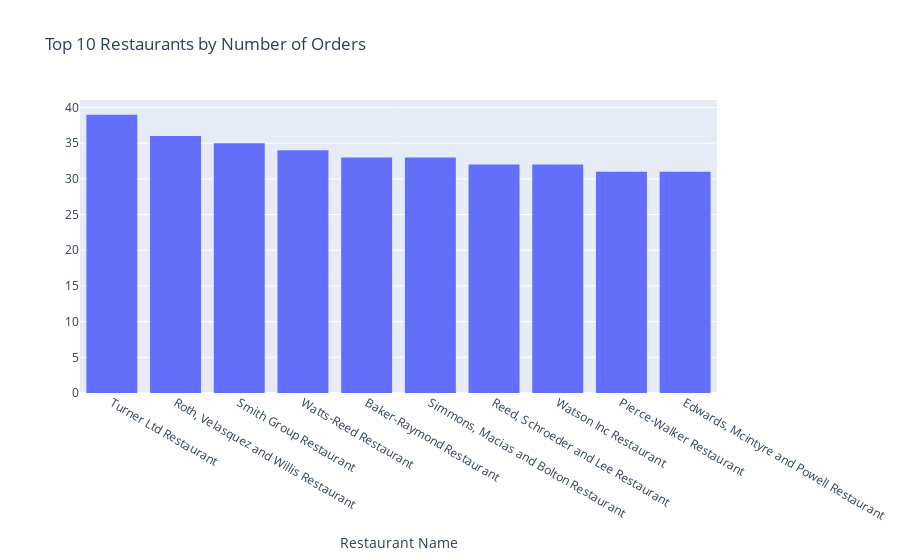

Notebook code cell kept with this figure:
### Code cell
fig1=px.histogram(data_frame=most_Freq.head(10), x='Restaurant_Name', y='Orders_Count',title='Top 10 Restaurants by Number of Orders ')
fig1.update_layout(xaxis_title='Restaurant Name',yaxis_title='')

### Figure 1 — Plotly figure (JSON) as saved in the notebook; plotly's stock layout.template omitted (floating-point values rounded to 4 significant figures)
{"data": [{"bingroup": "x", "histfunc": "sum", "hovertemplate": "Restaurant_Name=%{x}<br>sum of Orders_Count=%{y}<extra></extra>", "legendgroup": "", "marker": {"color": "#636efa", "pattern": {"shape": ""}}, "name": "", "orientation": "v", "showlegend": false, "type": "histogram", "x": ["Turner Ltd Restaurant", "Roth, Velasquez and Willis Restaurant", "Smith Group Restaurant", "Watts-Reed Restaurant", "Baker-Raymond Restaurant", "Simmons, Macias and Bolton Restaurant", "Reed, Schroeder and Lee Restaurant", "Watson Inc Restaurant", "Pierce-Walker Restaurant", "Edwards, Mcintyre and Powell Restaurant"], "xaxis": "x", "y": [39, 36, 35, 34, 33, 33, 32, 32, 31, 31], "yaxis": "y"}], "layout": {"barmode": "relative", "legend": {"tracegroupgap": 0}, "title": {"text": "Top 10 Restaurants by Number of Orders "}, "xaxis": {"anchor": "y", "domain": [0, 1], "title": {"text": "Restaurant Name"}}, "yaxis": {"anchor": "x", "domain": [0, 1], "title": {"text": ""}}}}
